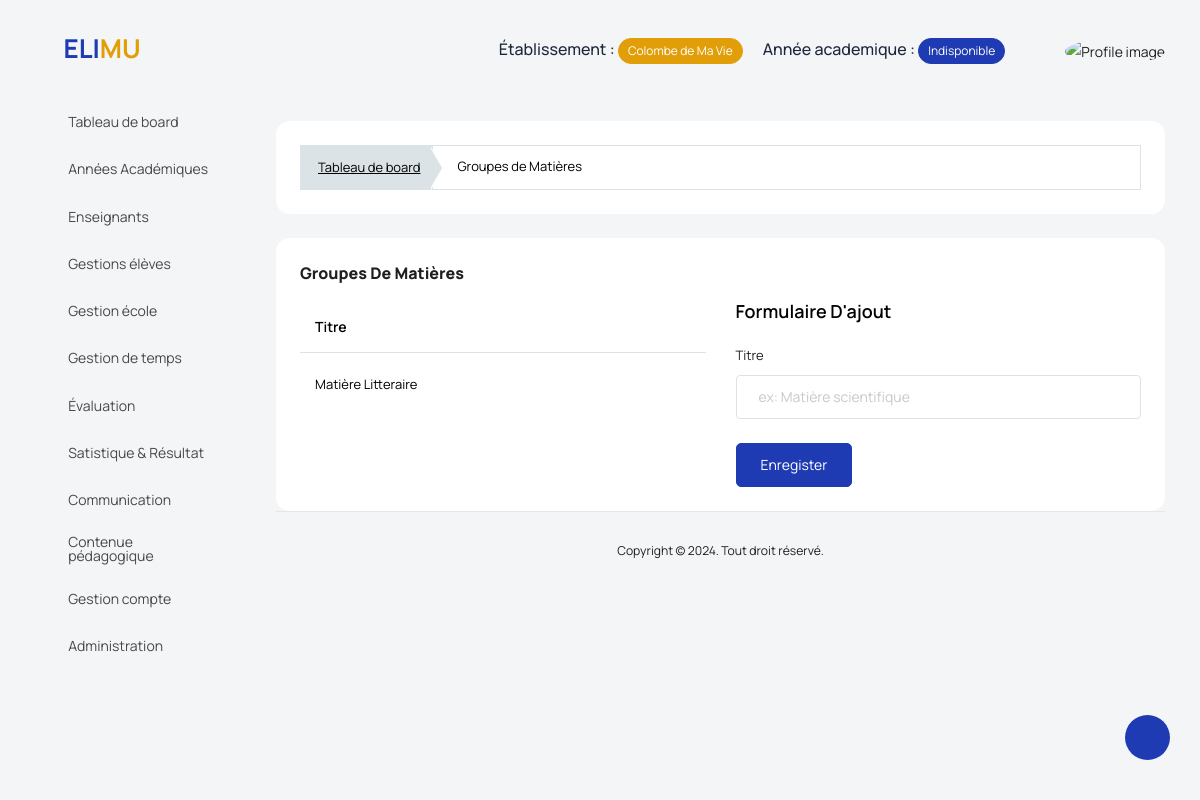
Before: /gestion_ecole/groupe-de-matières/ (signed in) with the older database file.
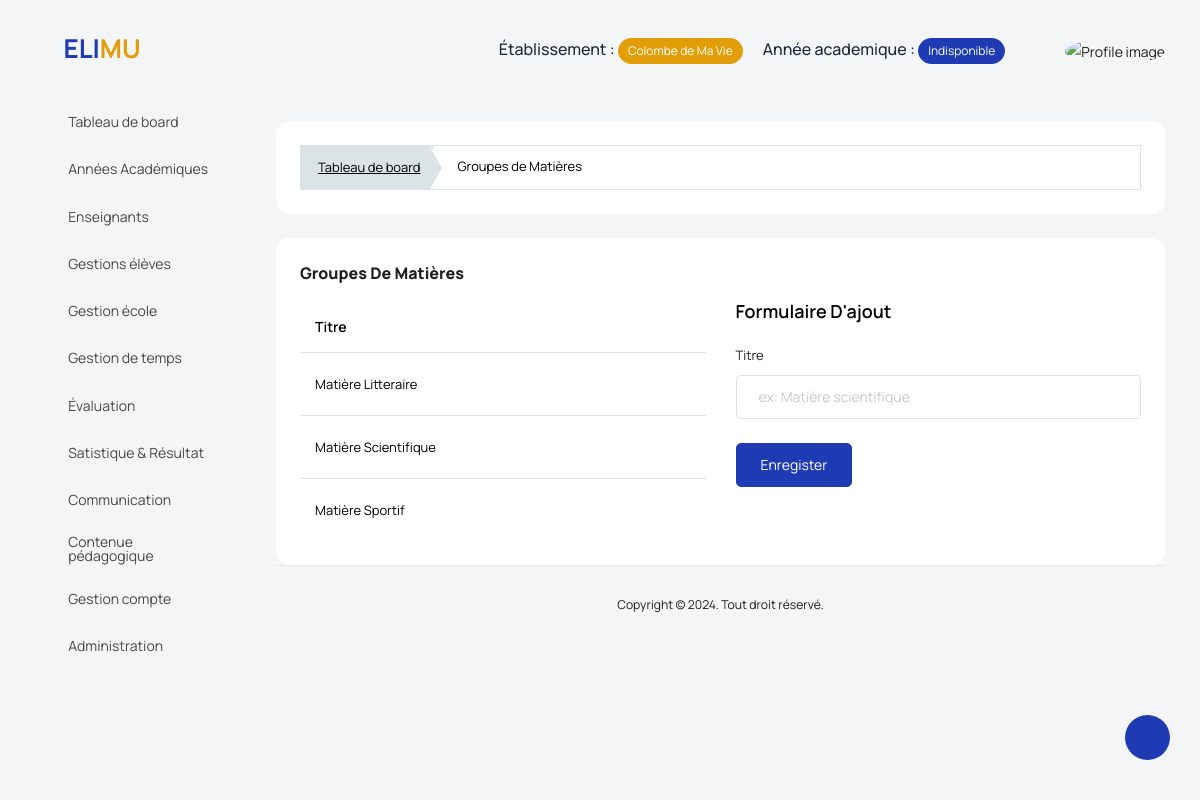
After: the same page with the newer database file.
### backend/models/gestion_ecole.py (models this page shows, shortened)
class GroupSubject(models.Model):
    title = models.CharField(max_length=50)
    school = models.ForeignKey(Etablishment, on_delete=models.CASCADE)
    created_at = models.DateTimeField(auto_now_add=True)
    updated_at = models.DateTimeField(auto_now=True)

### backend/forms/gestion_ecole_forms.py
class GroupSubjectForm(forms.ModelForm):
    class Meta:
        model = GroupSubject
        fields = '__all__'
        widgets = {
            'title' : forms.TextInput(
                attrs={
                    'type':'text',
                    'id': 'title',
                    'class': 'form-control',
                    'name': 'title',
                    'maxLength':'50',
                    'placeholder': 'ex: Matière scientifique',
                    'required': True
                }
            ),
        }

### manager_dashboard/views/gestion_universite_view.py (called while the page is built)
    def dispatch(self,request, *args, **kwargs):
        if not request.user.is_authenticated:
            return redirect('manager_dashboard:login')
        if request.user.is_manager or request.user.is_admin_school:
            return super().dispatch(request, *args, **kwargs)
        return redirect('manager_dashboard:logout')

    def get(self, request, *args, **kwargs):
        form = GroupSubjectForm()
        context = {'groups':GroupSubject.objects.filter(school=request.user.school), 'form':form}
        return render(request, template_name=self.template, context=context)

### manager_dashboard/templates/manager_dashboard/gestion_ecole/groupe_matieres.html (shortened to what this page needs)
{% extends '../base.html' %}
{% load static %}
{% block content %}
<div class="col-md-12 grid-margin stretch-card">
    <div class="card">
      <div class="card-body">
        <div class="template-demo">
          <nav aria-label="breadcrumb">
            <ol class="breadcrumb breadcrumb-custom">
              <li class="breadcrumb-item">
                <a href='{% url "manager_dashboard:index" %}'>Tableau de board</a>
              </li>
              <li class="breadcrumb-item active" aria-current="page">
                <span>Groupes de Matières</span>
              </li>
            </ol>
          </nav>
        </div>
      </div>
    </div>
  </div>
  <div class="card">
        <div class="card-body">
        <div class="d-sm-flex justify-content-between align-items-start">
            <div>
                <h4 class="card-title card-title-dash">Groupes de Matières</h4>
            </div>
        </div>
        <div class="row mt-3">
            <div class="col-6">
              <div class="table-responsive">
                  <table id="order-listing" class="table">
                      <thead>
                          <tr>
                              <th scope="col">Titre</th>
                              <th scope="col"></th>
                          </tr>
                      </thead>
                      <tbody id="elementList">
                          {% for group in groups %}
                              <tr data-id="{{group.id}}">
                              <td>{{group.title}}</td>
                              <td>
                                  <a href="#" onclick="delete_function({{group.id}})">
                                      <i class="fa fa-trash-o h4 text-danger"></i></a>
                              </td>
                          </tr>
                          {% endfor %}
                      </tbody>
                  </table>
              </div>
            </div>
            {% if not user.is_admin_school %}
            <div class="col-6">
                <h4 class="card-title">Formulaire d'ajout</h4>
                <form class="cmxform" id="signupForm" method="post">
                    <fieldset>
                        <div class="form-group">
                            <label class="form-label" for="level">Titre</label>
                            {{ form.title }}
                        </div>
                        <input class="btn btn-primary" type="submit" value="Enregister">
                    </fieldset>
                </form>
            </div>
            {% endif %}
        </div>
  </div>
{% endblock content %}

Changed rows visible on the page:
added GroupSubject: title "Matière Scientifique"
added GroupSubject: title "Matière Sportif"
